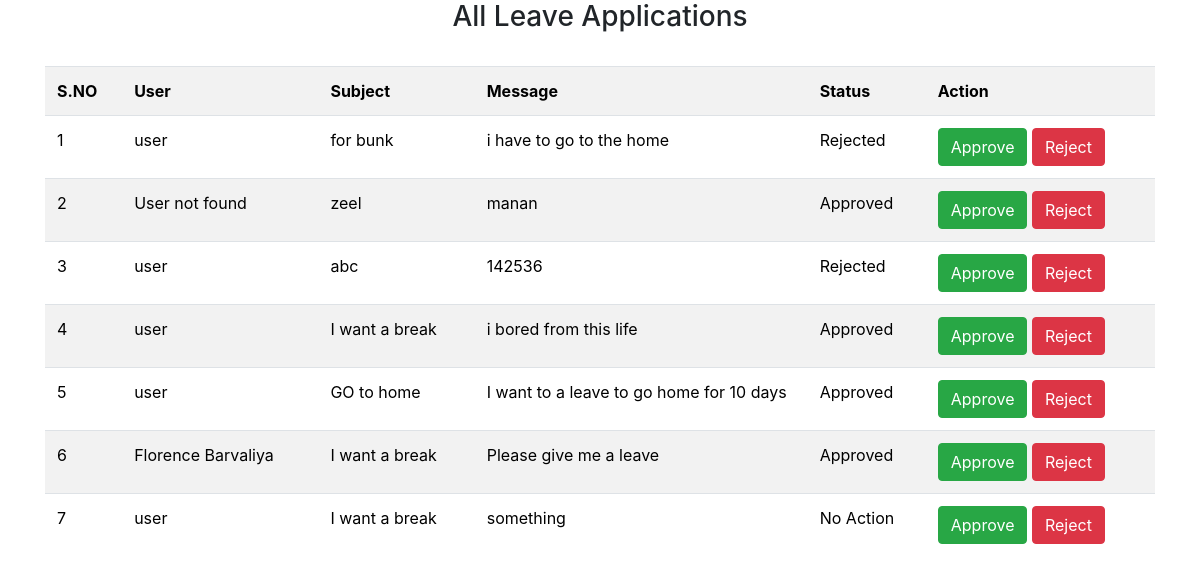
/admin/view_leave.php (signed in), run on the app's committed database.
### tables this page shows
CREATE TABLE `leaves` (
  `lid` int(11) NOT NULL,
  `uid` int(11) NOT NULL,
  `subject` varchar(30) NOT NULL,
  `message` varchar(100) NOT NULL,
  `status` varchar(10) NOT NULL
);

CREATE TABLE `users` (
  `uid` int(11) NOT NULL,
  `name` varchar(100) NOT NULL,
  `email` varchar(100) NOT NULL,
  `password` varchar(100) NOT NULL,
  `mobile` bigint(20) NOT NULL
);

### admin/view_leave.php (the view, shortened to what this page needs)
<?php
include("../includes/connection.php");
if (isset($_SESSION['email'])) {
?>
    <!DOCTYPE html>
    <html lang="en">
    <head>
        <link rel="stylesheet" href="https://cdn.jsdelivr.net/npm/bootstrap@4.1.3/dist/css/bootstrap.min.css">
    </head>
    <body>
        <center>
            <h3>All Leave Applications</h3>
        </center><br>
        <div class="container">
            <table class="table table-striped">
                <tr>
                    <th>S.NO</th>
                    <th>User</th>
                    <th>Subject</th>
                    <th style="width: 30%;">Message</th>
                    <th>Status</th>
                    <th>Action</th>
                </tr>
                <?php
                $sql = "SELECT * FROM leaves";
                $result = mysqli_query($connection, $sql);
                $sno = 1;
                while ($row = mysqli_fetch_assoc($result)) {
                    $uid = $row['uid'];
                    $sql1 = "SELECT * FROM users WHERE uid = $uid";
                    $result1 = mysqli_query($connection, $sql1);
                    $userFound = false;
                    if ($row1 = mysqli_fetch_assoc($result1)) {
                        $userFound = true;
                    }
                ?>
                    <tr>
                        <td><?php echo $sno; ?></td>
                        <td><?php echo $userFound ? $row1['name'] : 'User not found'; ?></td>
                        <td><?php echo $row['subject']; ?></td>
                        <td><?php echo $row['message']; ?></td>
                        <td><?php echo $row['status']; ?></td>
                        <td>
                            <a href="approve_leave.php?id=<?php echo $row['lid']; ?>" type="button" class="btn btn-success" style="margin: 0px;">Approve</a>
                            <a href="reject_leave.php?id=<?php echo $row['lid']; ?>" type="button" class="btn btn-danger" style="margin: 0px;">Reject</a>
                        </td>
                    </tr>
                <?php
                    $sno++;
                }
                ?>
            </table>
        </div>
    </body>
    </html>
<?php
} else {
    header('location:admin_login.php');
}
?>

### admin/view_leave.php (style rules this page uses)
table, td { padding: 10px; }
.table { background-color: white; color: black; }
.btn { margin: 5px; }

### data on the page
leaves: uid.name "user", subject "for bunk", message "i have to go to the home", status "Rejected"
leaves: shows "User not found", subject "zeel", message "manan", status "Approved"
leaves: uid.name "user", subject "abc", message "142536", status "Rejected"
leaves: uid.name "user", subject "I want a break", message "i bored from this life", status "Approved"
leaves: uid.name "user", subject "GO to home", message "I want to a leave to go home for 10 days", status "Approved"
leaves: uid.name "Florence Barvaliya", subject "I want a break", message "Please give me a leave", status "Approved"
leaves: uid.name "user", subject "I want a break", message "something", status "No Action"
